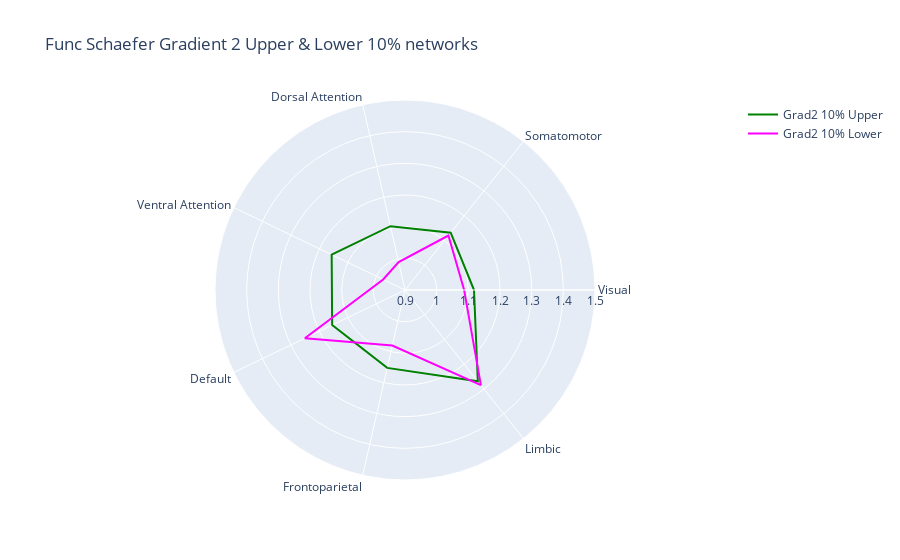

Write notebook code for a chart like this one.
### Code cell
fig = go.Figure()

fig.add_trace(go.Scatterpolar(r=grad2_10_network_df['Grad2 10% Upper'].values.tolist() + grad2_10_network_df['Grad2 10% Upper'].values.tolist()[:1], theta=grad2_10_network_df['networks'].tolist() + grad2_10_network_df['networks'].tolist()[:1], mode = 'lines', line_color = 'green', name='Grad2 10% Upper'))
fig.add_trace(go.Scatterpolar(r=grad2_10_network_df['Grad2 10% Lower'].values.tolist() + grad2_10_network_df['Grad2 10% Lower'].values.tolist()[:1], theta=grad2_10_network_df['networks'].tolist() + grad2_10_network_df['networks'].tolist()[:1], mode = 'lines', line_color = 'fuchsia', name='Grad2 10% Lower'))

fig.update_layout(polar=dict(radialaxis=dict(visible=True,range=[0.9, 1.5])),title = 'Func Schaefer Gradient 2 Upper & Lower 10% networks', showlegend=True)

fig.show()
fig.write_image(fig_path+'Func_Schaefer_Gradient2_Upper&Lower_10%_networks.png')

### Figure 1 — Plotly figure (JSON) as saved in the notebook; plotly's stock layout.template omitted (floating-point values rounded to 4 significant figures)
{"data": [{"line": {"color": "green"}, "mode": "lines", "name": "Grad2 10% Upper", "r": [1.118, 1.131, 1.107, 1.157, 1.155, 1.152, 1.269, 1.118], "theta": ["Visual", "Somatomotor", "Dorsal Attention", "Ventral Attention", "Default", "Frontoparietal", "Limbic", "Visual"], "type": "scatterpolar"}, {"line": {"color": "fuchsia"}, "mode": "lines", "name": "Grad2 10% Lower", "r": [1.087, 1.12, 0.9901, 0.9766, 1.251, 1.08, 1.284, 1.087], "theta": ["Visual", "Somatomotor", "Dorsal Attention", "Ventral Attention", "Default", "Frontoparietal", "Limbic", "Visual"], "type": "scatterpolar"}], "layout": {"autosize": true, "polar": {"angularaxis": {"type": "category"}, "radialaxis": {"autorange": false, "range": [0.9, 1.5], "type": "linear", "visible": true}}, "showlegend": true, "title": {"text": "Func Schaefer Gradient 2 Upper & Lower 10% networks"}}}
